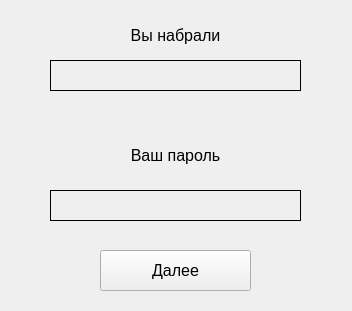
<?xml version="1.0" encoding="UTF-8"?>
<ui version="4.0">
 <class>MainWindow</class>
 <widget class="QMainWindow" name="MainWindow">
  <property name="geometry">
   <rect>
    <x>0</x>
    <y>0</y>
    <width>352</width>
    <height>311</height>
   </rect>
  </property>
  <property name="windowTitle">
   <string>MainWindow</string>
  </property>
  <widget class="QWidget" name="centralwidget">
   <widget class="QLabel" name="label">
    <property name="geometry">
     <rect>
      <x>0</x>
      <y>140</y>
      <width>351</width>
      <height>31</height>
     </rect>
    </property>
    <property name="font">
     <font>
      <family>Arial</family>
      <pointsize>12</pointsize>
     </font>
    </property>
    <property name="text">
     <string>Ваш пароль</string>
    </property>
    <property name="alignment">
     <set>Qt::AlignCenter</set>
    </property>
    <property name="wordWrap">
     <bool>true</bool>
    </property>
   </widget>
   <widget class="QLabel" name="label_2">
    <property name="geometry">
     <rect>
      <x>50</x>
      <y>190</y>
      <width>251</width>
      <height>31</height>
     </rect>
    </property>
    <property name="font">
     <font>
      <family>Arial</family>
      <pointsize>12</pointsize>
      <weight>75</weight>
      <bold>true</bold>
     </font>
    </property>
    <property name="frameShape">
     <enum>QFrame::Box</enum>
    </property>
    <property name="lineWidth">
     <number>1</number>
    </property>
    <property name="text">
     <string/>
    </property>
    <property name="alignment">
     <set>Qt::AlignCenter</set>
    </property>
    <property name="wordWrap">
     <bool>true</bool>
    </property>
   </widget>
   <widget class="QPushButton" name="pushButton">
    <property name="geometry">
     <rect>
      <x>100</x>
      <y>250</y>
      <width>151</width>
      <height>41</height>
     </rect>
    </property>
    <property name="font">
     <font>
      <family>Arial</family>
      <pointsize>12</pointsize>
     </font>
    </property>
    <property name="text">
     <string>Далее</string>
    </property>
   </widget>
   <widget class="QLabel" name="label_3">
    <property name="geometry">
     <rect>
      <x>0</x>
      <y>20</y>
      <width>351</width>
      <height>31</height>
     </rect>
    </property>
    <property name="font">
     <font>
      <family>Arial</family>
      <pointsize>12</pointsize>
     </font>
    </property>
    <property name="text">
     <string>Вы набрали</string>
    </property>
    <property name="alignment">
     <set>Qt::AlignCenter</set>
    </property>
    <property name="wordWrap">
     <bool>true</bool>
    </property>
   </widget>
   <widget class="QLabel" name="label_4">
    <property name="geometry">
     <rect>
      <x>50</x>
      <y>60</y>
      <width>251</width>
      <height>31</height>
     </rect>
    </property>
    <property name="font">
     <font>
      <family>Arial</family>
      <pointsize>12</pointsize>
      <weight>75</weight>
      <bold>true</bold>
     </font>
    </property>
    <property name="frameShape">
     <enum>QFrame::Box</enum>
    </property>
    <property name="lineWidth">
     <number>1</number>
    </property>
    <property name="text">
     <string/>
    </property>
    <property name="alignment">
     <set>Qt::AlignCenter</set>
    </property>
    <property name="wordWrap">
     <bool>true</bool>
    </property>
   </widget>
  </widget>
 </widget>
 <resources/>
 <connections/>
</ui>
